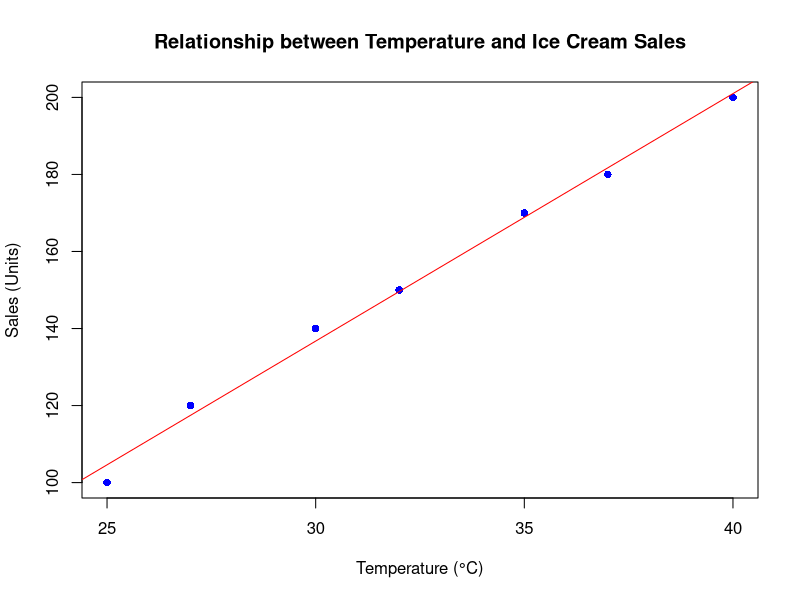

The R source for this figure:
# 気温（X）と売上（Y）のデータ
temperature <- c(25, 27, 30, 32, 35, 37, 40)  # 気温
sales <- c(100, 120, 140, 150, 170, 180, 200)  # 売上個数

# 共分散の計算
covariance <- cov(temperature, sales)
print(paste("Covariance:", covariance))

# 相関係数の計算
correlation <- cor(temperature, sales)
print(paste("Correlation coefficient:", correlation))

# プロットして可視化
plot(temperature, sales, main = "Relationship between Temperature and Ice Cream Sales",
     xlab = "Temperature (°C)", ylab = "Sales (Units)", pch = 16, col = "blue")
abline(lm(sales ~ temperature), col = "red")  # 回帰直線